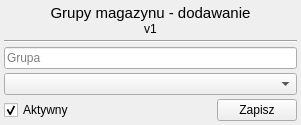
<?xml version="1.0" encoding="UTF-8"?>
<ui version="4.0">
 <class>Form</class>
 <widget class="QWidget" name="Form">
  <property name="geometry">
   <rect>
    <x>0</x>
    <y>0</y>
    <width>301</width>
    <height>121</height>
   </rect>
  </property>
  <property name="windowTitle">
   <string>Form</string>
  </property>
  <layout class="QGridLayout" name="gridLayout">
   <property name="leftMargin">
    <number>0</number>
   </property>
   <property name="topMargin">
    <number>0</number>
   </property>
   <property name="rightMargin">
    <number>0</number>
   </property>
   <property name="bottomMargin">
    <number>0</number>
   </property>
   <property name="spacing">
    <number>0</number>
   </property>
   <item row="0" column="0">
    <widget class="QWidget" name="widget" native="true">
     <layout class="QVBoxLayout" name="verticalLayout_3">
      <property name="spacing">
       <number>4</number>
      </property>
      <property name="leftMargin">
       <number>4</number>
      </property>
      <property name="topMargin">
       <number>4</number>
      </property>
      <property name="rightMargin">
       <number>4</number>
      </property>
      <property name="bottomMargin">
       <number>4</number>
      </property>
      <item>
       <widget class="QWidget" name="widget_2" native="true">
        <layout class="QVBoxLayout" name="verticalLayout_2">
         <property name="spacing">
          <number>0</number>
         </property>
         <property name="leftMargin">
          <number>0</number>
         </property>
         <property name="topMargin">
          <number>0</number>
         </property>
         <property name="rightMargin">
          <number>0</number>
         </property>
         <property name="bottomMargin">
          <number>0</number>
         </property>
         <item>
          <widget class="QLabel" name="label">
           <property name="font">
            <font>
             <pointsize>11</pointsize>
            </font>
           </property>
           <property name="text">
            <string>Grupy magazynu - dodawanie</string>
           </property>
           <property name="alignment">
            <set>Qt::AlignCenter</set>
           </property>
          </widget>
         </item>
         <item>
          <widget class="QLabel" name="label_2">
           <property name="text">
            <string>v1</string>
           </property>
           <property name="alignment">
            <set>Qt::AlignCenter</set>
           </property>
          </widget>
         </item>
        </layout>
       </widget>
      </item>
      <item>
       <widget class="Line" name="line">
        <property name="orientation">
         <enum>Qt::Horizontal</enum>
        </property>
       </widget>
      </item>
      <item>
       <widget class="QWidget" name="widget_3" native="true">
        <layout class="QVBoxLayout" name="verticalLayout">
         <property name="spacing">
          <number>0</number>
         </property>
         <property name="leftMargin">
          <number>0</number>
         </property>
         <property name="topMargin">
          <number>0</number>
         </property>
         <property name="rightMargin">
          <number>0</number>
         </property>
         <property name="bottomMargin">
          <number>0</number>
         </property>
         <item>
          <widget class="QLineEdit" name="text_grupa">
           <property name="placeholderText">
            <string>Grupa</string>
           </property>
          </widget>
         </item>
        </layout>
       </widget>
      </item>
      <item>
       <widget class="QWidget" name="widget_5" native="true">
        <layout class="QVBoxLayout" name="verticalLayout_4">
         <property name="spacing">
          <number>0</number>
         </property>
         <property name="leftMargin">
          <number>0</number>
         </property>
         <property name="topMargin">
          <number>0</number>
         </property>
         <property name="rightMargin">
          <number>0</number>
         </property>
         <property name="bottomMargin">
          <number>0</number>
         </property>
         <item>
          <widget class="QComboBox" name="combo_lokalizacja"/>
         </item>
        </layout>
       </widget>
      </item>
      <item>
       <widget class="QWidget" name="widget_4" native="true">
        <layout class="QHBoxLayout" name="horizontalLayout">
         <property name="spacing">
          <number>0</number>
         </property>
         <property name="leftMargin">
          <number>0</number>
         </property>
         <property name="topMargin">
          <number>0</number>
         </property>
         <property name="rightMargin">
          <number>0</number>
         </property>
         <property name="bottomMargin">
          <number>0</number>
         </property>
         <item>
          <widget class="QCheckBox" name="check_aktywny">
           <property name="text">
            <string>Aktywny</string>
           </property>
           <property name="checked">
            <bool>true</bool>
           </property>
          </widget>
         </item>
         <item>
          <spacer name="horizontalSpacer">
           <property name="orientation">
            <enum>Qt::Horizontal</enum>
           </property>
           <property name="sizeHint" stdset="0">
            <size>
             <width>139</width>
             <height>20</height>
            </size>
           </property>
          </spacer>
         </item>
         <item>
          <widget class="QPushButton" name="btn_zapisz">
           <property name="text">
            <string>Zapisz</string>
           </property>
          </widget>
         </item>
        </layout>
       </widget>
      </item>
     </layout>
    </widget>
   </item>
  </layout>
 </widget>
 <resources/>
 <connections/>
</ui>
